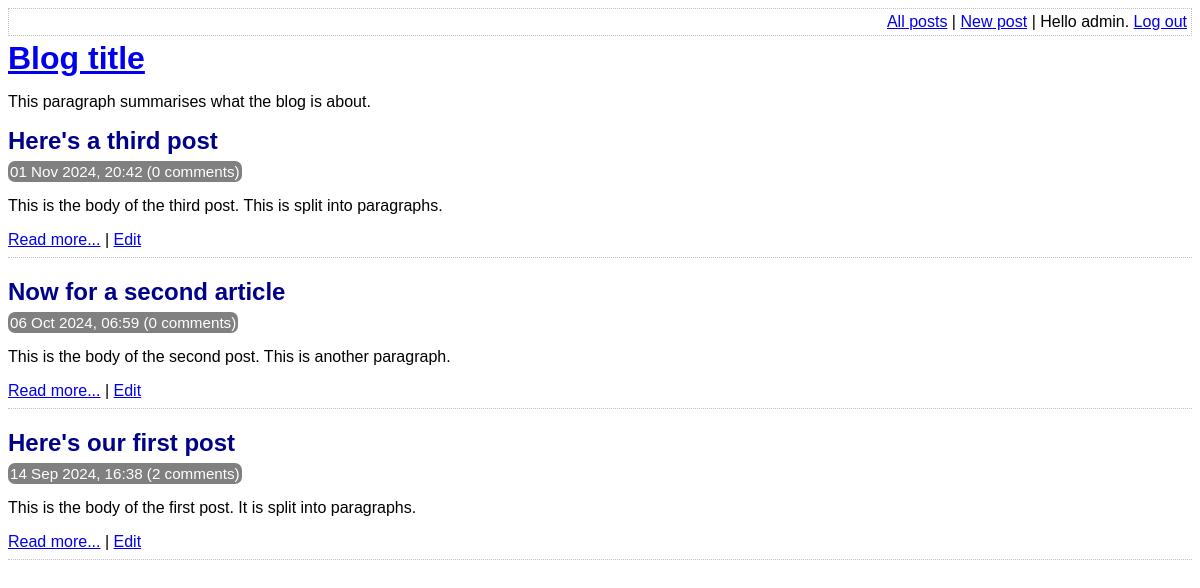
The app's page /index.php (signed in) with its own data.
### tables this page shows
CREATE TABLE post (
    id INTEGER PRIMARY KEY AUTOINCREMENT NOT NULL,
    title VARCHAR NOT NULL,
    body VARCHAR NOT NULL,
    user_id INTEGER NOT NULL,
    created_at VARCHAR NOT NULL,
    updated_at VARCHAR,
    FOREIGN KEY (user_id) REFERENCES user(id)
);

### lib/common.php (called while the page is built, shortened)
<?php
function htmlEscape($html)
{
    return htmlspecialchars($html, ENT_HTML5, 'UTF-8');
}
function convertSqlDate($sqlDate)
{
    $date = DateTime::createFromFormat('Y-m-d H:i:s', $sqlDate);
    return $date->format('d M Y, H:i');
}
function getAllPosts(PDO $pdo)
{
    $stmt = $pdo->query(
        'SELECT
            id, title, created_at, body
        FROM
            post
        ORDER BY
            created_at DESC'
    );
    return $stmt->fetchAll(PDO::FETCH_ASSOC);
}
function countCommentsForPost(PDO $pdo, $postId)
{
    $sql = "
        SELECT
            COUNT(*) c
        FROM
            comment
        WHERE
            post_id = :post_id
    ";
    $stmt = $pdo->prepare($sql);
    $stmt->execute(
        array('post_id' => $postId, )
    );
    return (int) $stmt->fetchColumn();
}
function isLoggedIn()
{
    return isset($_SESSION['logged_in_username']);
}

### index.php (the view, shortened to what this page needs)
<?php
require_once 'lib/common.php';
$pdo = getPDO();
$posts = getAllPosts($pdo);
?>
<!DOCTYPE html>
<html>
    <head>
        <?php require 'templates/head.php' ?>
    </head>
    <body>
        <?php require 'templates/title.php' ?>
        <div class="post-list">
            <?php foreach ($posts as $post): ?>
                <div class="post-synopsis">
                    <h2>
                        <?php echo htmlEscape($post['title']) ?>
                    </h2>
                    <div class="meta">
                        <?php echo convertSqlDate($post['created_at']) ?>
                        (<?php echo countCommentsForPost($pdo, $post['id']) ?> comments)
                    </div>
                    <p>
                        <?php echo htmlEscape($post['body']) ?>
                    </p>
                    <div class="post-controls">
                        <a
                            href="view-post.php?post_id=<?php echo $post['id'] ?>"
                        >Read more...</a>
                        <?php if (isLoggedIn()): ?>
                            |
                            <a
                                href="edit-post.php?post_id=<?php echo $post['id'] ?>"
                            >Edit</a>
                        <?php endif ?>
                    </div>
                </div>
            <?php endforeach ?>
        </div>
    </body>
</html>

### assets/main.css (style rules this page uses)
h1, h2, h3 { margin-top: 0; margin-bottom: 8px; }
body { font-family: sans-serif; }
.post-synopsis { padding-bottom: 8px; border-bottom: 1px dotted silver; margin-bottom: 20px; }
.post-synopsis h2, .post h2 { color: darkblue; }
.post .date, .post-synopsis .meta { color: white; background-color: grey; border-radius: 7px; padding: 2px; display: inline; font-size: 0.95em; }

### records on screen
post: title "Here's a third post", created_at "01 Nov 2024, 20:42", id "0", body "This is the body of the third post. This is split into paragraphs."
post: title "Now for a second article", created_at "06 Oct 2024, 06:59", id "0", body "This is the body of the second post. This is another paragraph."
post: title "Here's our first post", created_at "14 Sep 2024, 16:38", id "2", body "This is the body of the first post. It is split into paragraphs."

### other values on screen
htmlEscape(getAuthUser()) "admin"
